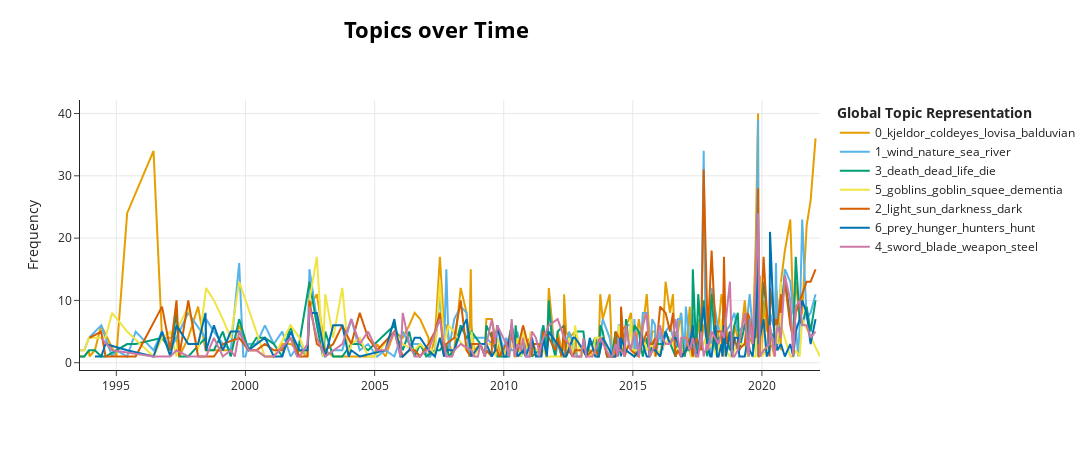

The code cell stored with this chart in its notebook:
### Markdown cell above
### Topics
1. Balduvia (https://mtg.fandom.com/wiki/Balduvia, https://mtg.fandom.com/wiki/LovisLiga_Coldeyes)
2. Maritime
3. Light/Dark
4. Mortality
5. Sword
6. Goblins
7. Predator/Prey

### Code cell
# Now we'll look at topics over time

timestamps = df.release_date.to_list()

topics_over_time = topic_model.topics_over_time(flavor, new_topics, timestamps)
topic_model.visualize_topics_over_time(topics_over_time, topics = [0, 1, 2, 3, 4, 5, 6])

### Figure 1 — Plotly figure (JSON) as saved in the notebook; plotly's stock layout.template omitted (floating-point values rounded to 4 significant figures; data arrays with more than 128 entries replaced by an {"elided": "..."} marker saying what was removed)
{"data": [{"hoverinfo": "text", "hovertext": {"elided": "186 str values"}, "marker": {"color": "#E69F00"}, "mode": "lines", "name": "0_kjeldor_coldeyes_lovisa_balduvian", "type": "scatter", "x": {"elided": "186 str values"}, "y": {"elided": "186 int values"}}, {"hoverinfo": "text", "hovertext": {"elided": "181 str values"}, "marker": {"color": "#56B4E9"}, "mode": "lines", "name": "1_wind_nature_sea_river", "type": "scatter", "x": {"elided": "181 str values"}, "y": {"elided": "181 int values"}}, {"hoverinfo": "text", "hovertext": {"elided": "168 str values"}, "marker": {"color": "#009E73"}, "mode": "lines", "name": "3_death_dead_life_die", "type": "scatter", "x": {"elided": "168 str values"}, "y": {"elided": "168 int values"}}, {"hoverinfo": "text", "hovertext": {"elided": "142 str values"}, "marker": {"color": "#F0E442"}, "mode": "lines", "name": "5_goblins_goblin_squee_dementia", "type": "scatter", "x": {"elided": "142 str values"}, "y": {"elided": "142 int values"}}, {"hoverinfo": "text", "hovertext": {"elided": "158 str values"}, "marker": {"color": "#D55E00"}, "mode": "lines", "name": "2_light_sun_darkness_dark", "type": "scatter", "x": {"elided": "158 str values"}, "y": {"elided": "158 int values"}}, {"hoverinfo": "text", "hovertext": {"elided": "150 str values"}, "marker": {"color": "#0072B2"}, "mode": "lines", "name": "6_prey_hunger_hunters_hunt", "type": "scatter", "x": {"elided": "150 str values"}, "y": {"elided": "150 int values"}}, {"hoverinfo": "text", "hovertext": {"elided": "152 str values"}, "marker": {"color": "#CC79A7"}, "mode": "lines", "name": "4_sword_blade_weapon_steel", "type": "scatter", "x": {"elided": "152 str values"}, "y": {"elided": "152 int values"}}], "layout": {"height": 450, "hoverlabel": {"bgcolor": "white", "font": {"family": "Rockwell", "size": 16}}, "legend": {"title": {"text": "<b>Global Topic Representation"}}, "title": {"font": {"color": "Black", "size": 22}, "text": "<b>Topics over Time", "x": 0.4, "xanchor": "center", "y": 0.95, "yanchor": "top"}, "width": 1250, "xaxis": {"showgrid": true}, "yaxis": {"showgrid": true, "title": {"text": "Frequency"}}}}
